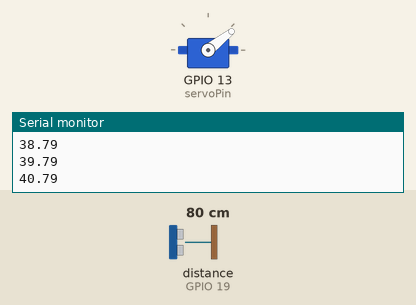
A program run on a simulated ESP32. On the bench: servo, the last lines printed to the serial monitor. Wiring (inferred from the names in the program): ultrasonic range finder: trigger GPIO 18; echo GPIO 19. The inputs (shaded band) are chosen by the test bench; at power-on: distance to the obstacle (sensor on GPIO 19) 80 cm. The echo pulse lasts 58.3 µs per cm; servo pulses on a pin are drawn as a servo (544–2400 µs = 0–180°).

Above: at 1.25 s.
1.3 s: distance to the obstacle (sensor on GPIO 19) set to 250 cm
At 4.28 s:
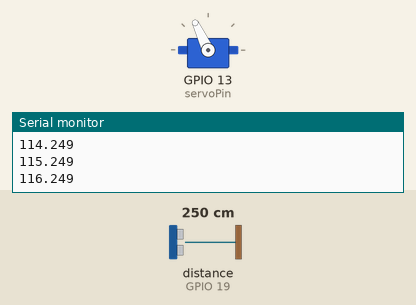
4.3 s: distance to the obstacle (sensor on GPIO 19) set to 2 cm
At 4.84 s:
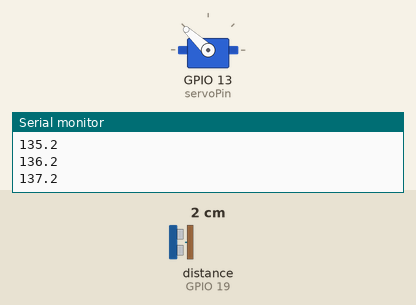
Timing chart, 0 to 13.3 s (numbered marks = the images above; inputs shaded):
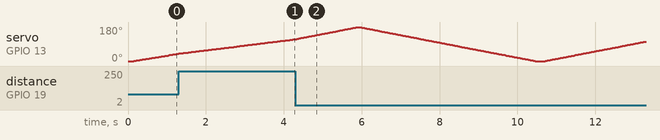

The program:

main.cpp
```cpp
#include <Arduino.h>

const int trigPin = 18;
const int echoPin = 19;
const int servoPin = 13;
const int pwmChan = 0;
bool running = true;

int toDuty(int ang) {
  long pulse = map(ang, 0, 180, 500, 2400);
  return (pulse * 65535) / 20000;
}

void triggerPulse() {
  digitalWrite(trigPin, LOW);
  delayMicroseconds(2);
  digitalWrite(trigPin, HIGH);
  delayMicroseconds(10);
  digitalWrite(trigPin, LOW);
}

long getDist() {
  triggerPulse();
  long dur = pulseIn(echoPin, HIGH, 25000);
  if (dur == 0) return 400;
  return (dur * 0.0343) / 2;
}

void checkSerial() {
  if (Serial.available()) {
    char c = Serial.read();
    if (c == '0') running = false;
    if (c == '1') running = true;
  }
}

void sweepStep(int ang) {
  checkSerial();
  if (!running) return;
  ledcWrite(pwmChan, toDuty(ang));
  delay(25);
  long dist = getDist();
  Serial.printf("%d.%ld\n", ang, dist);
}

void setup() {
  Serial.begin(115200);
  pinMode(trigPin, OUTPUT);
  pinMode(echoPin, INPUT);
  ledcSetup(pwmChan, 50, 16);
  ledcAttachPin(servoPin, pwmChan);
}

void loop() {
  checkSerial();
  if (!running) {
    delay(50);
    return;
  }
  for (int a = 0; a <= 180; a += 1) {
    if (!running) break;
    sweepStep(a);
  }
  for (int a = 180; a >= 0; a -= 1) {
    if (!running) break;
    sweepStep(a);
  }
}
```
